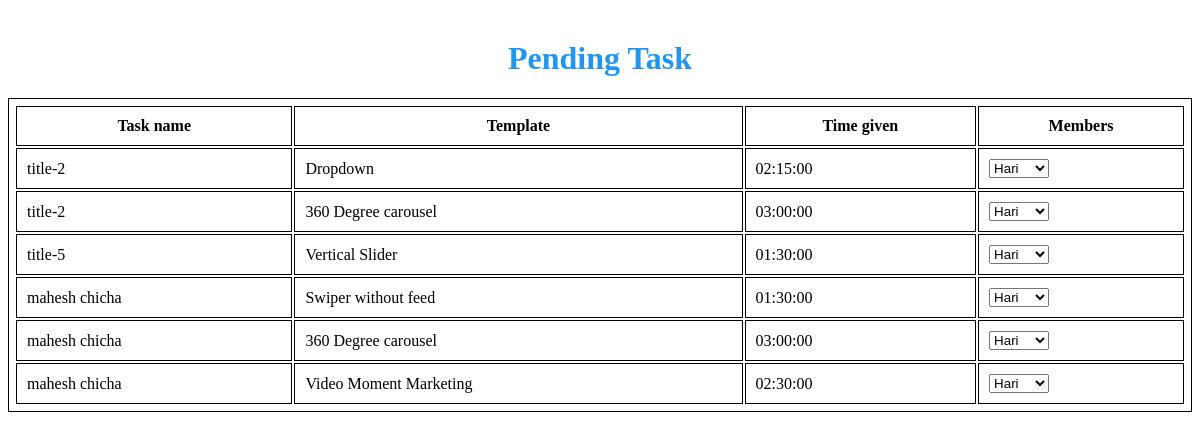
/pendtask.php, run on the app's committed database.
### tables this page shows
CREATE TABLE `assign_task` (
  `id` int(11) NOT NULL,
  `task_name` varchar(255) NOT NULL,
  `temp_tbd` varchar(255) NOT NULL DEFAULT '0',
  `assign_to` varchar(255) NOT NULL,
  `time_v` int(255) NOT NULL,
  `deviation_v` int(255) NOT NULL,
  `status_v` int(11) NOT NULL DEFAULT 0
);

### pendtask.php (the view, shortened to what this page needs)
<?php
include "conn.php";
?>
<!DOCTYPE html>
<html lang="en">
<head>
    <link rel="stylesheet" href="style.css">
</head>
<body>
    <h1 class="heading">Pending Task</h1>
<table>
    <tr>
        <th>
            Task name
        </th>
        <th>
            Template
        </th>
        <th>
            Time given
        </th>
        <th>
            Members
        </th>
    </tr>
    <?php
        $sql="SELECT * FROM `assign_task` WHERE status_v = '0' ";
        $result=mysqli_query($connectDB,$sql);
        while($row=mysqli_fetch_assoc($result)){
            ?>
            <tr>
                <td>
                    <?php echo $row['task_name'] ?>
                </td>
                <td>
                    <?php echo $row['temp_tbd'] ?>
                </td>
                <td>
                <?php echo gmdate("H:i:s", $row['time_v']);   ?>
                </td>
                <td>
                <select name="members" id="members">
                <?php $sql5="SELECT * FROM `veena_team`" ;
                $result5=mysqli_query($connectDB,$sql5);
                while($row5=mysqli_fetch_assoc($result5)){ ?>
                        <option value="<?php echo $row5['name'] ?>"><?php echo $row5['name'] ?></option>
               <?php }?>
               </select>
            </td>
            </tr>
            <?php
        }
    ?>
</table>
</body>
</html>

### style.css (style rules this page uses)
.heading { margin-top: 40px; color: #2096f3; text-align: center; }

### pendtask.php (style rules this page uses)
table { width: 100%; margin: 20px 0; }
table, th, td { border: 1px solid black; padding:5px; }
th,td { padding:10px; }

### data on the page
assign_task: task_name "title-2", temp_tbd "Dropdown", time_v "02:15:00"
assign_task: task_name "title-2", temp_tbd "360 Degree carousel", time_v "03:00:00"
assign_task: task_name "title-5", temp_tbd "Vertical Slider", time_v "01:30:00"
assign_task: task_name "mahesh chicha", temp_tbd "Swiper without feed", time_v "01:30:00"
assign_task: task_name "mahesh chicha", temp_tbd "360 Degree carousel", time_v "03:00:00"
assign_task: task_name "mahesh chicha", temp_tbd "Video Moment Marketing", time_v "02:30:00"

### other printed values
form field members "Hari"
